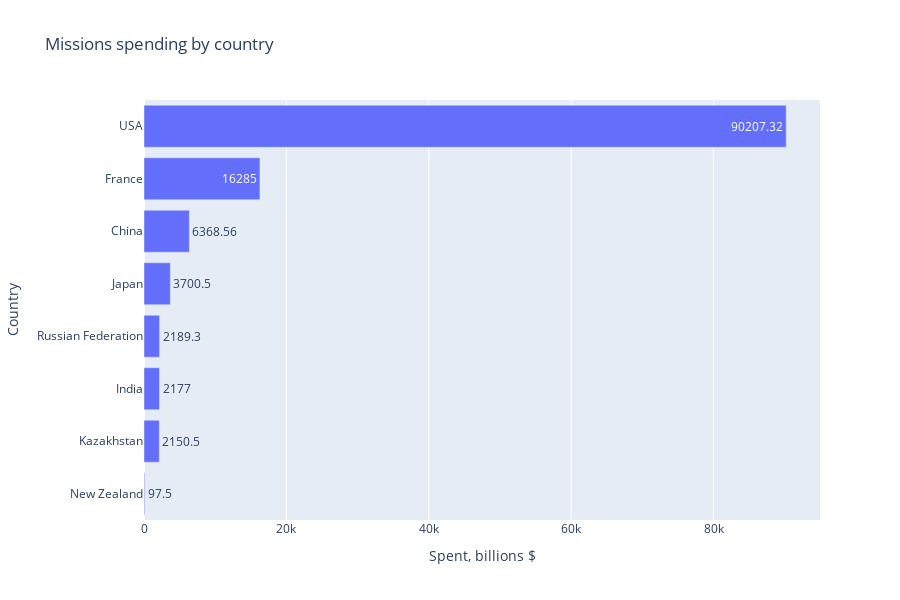

Source (notebook cell):
### Code cell
country_spend_graph = px.bar(
    countries_spent,
    x="spent",
    y="country",
    orientation="h",
    title="Missions spending by country",
    text="spent",
)

country_spend_graph.update_layout(
    height=600,
    yaxis_title="Country",
    xaxis_title="Spent, billions $",
)

country_spend_graph.show()

### Figure 1 — Plotly figure (JSON) as saved in the notebook; plotly's stock layout.template omitted (floating-point values rounded to 4 significant figures)
{"data": [{"hovertemplate": "spent=%{text}<br>country=%{y}<extra></extra>", "legendgroup": "", "marker": {"color": "#636efa", "pattern": {"shape": ""}}, "name": "", "orientation": "h", "showlegend": false, "text": [97.5, 2150.0, 2177.0, 2189.0, 3700.0, 6369.0, 16280.0, 90210.0], "textposition": "auto", "type": "bar", "x": [97.5, 2150.0, 2177.0, 2189.0, 3700.0, 6369.0, 16280.0, 90210.0], "xaxis": "x", "y": ["New Zealand", "Kazakhstan", "India", "Russian Federation", "Japan", "China", "France", "USA"], "yaxis": "y"}], "layout": {"barmode": "relative", "height": 600, "legend": {"tracegroupgap": 0}, "title": {"text": "Missions spending by country"}, "xaxis": {"anchor": "y", "domain": [0, 1], "title": {"text": "Spent, billions $"}}, "yaxis": {"anchor": "x", "domain": [0, 1], "title": {"text": "Country"}}}}
